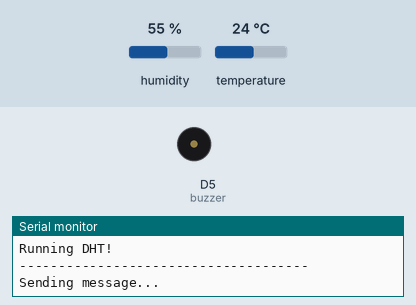
Simulated run of this sketch. Board: ESP8266 (NodeMCU). On the bench: buzzer (waves = sounding, pin HIGH), the last lines printed to the serial monitor. The test bench sets the inputs (shaded band); at power-on: temperature 24 °C, humidity 55 %. WiFi joins after 1.5 s; servers stay silent unless stated; the modem accepts every AT command (registered, SIM ready, sends succeed) and sends nothing else.

Above: at 3.7 s.
3.8 s: temperature set to 15.5 °C
6.8 s: temperature set to 14.3 °C
At 8.6 s:
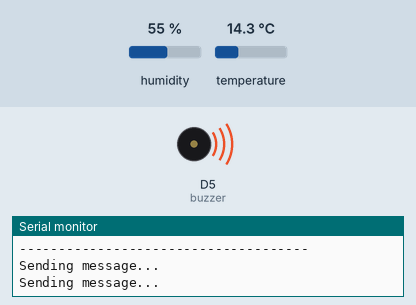
9.6 s: temperature set to 19 °C
At 11.2 s:
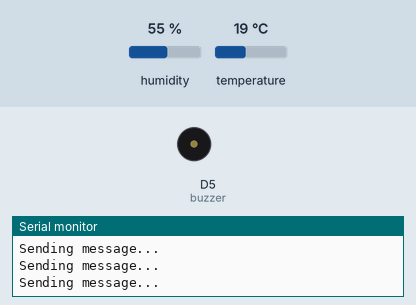
15.8 s: temperature set to 12 °C
At 16.7 s:
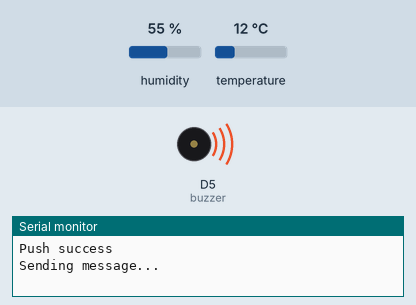
Timing chart, 0 to 18.8 s (numbered marks = the images above; inputs shaded):
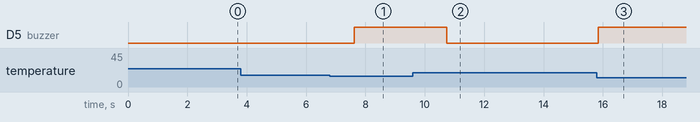

The sketch:

FirebaseDemo_ESP8266_revised.ino
```cpp
#include <SoftwareSerial.h>
#include <ESP8266WiFi.h>
#include <FirebaseArduino.h>
#include "DHT.h"

// Set these to run example.
#define FIREBASE_HOST "insulin-room.firebaseio.com"
#define FIREBASE_AUTH "DTOqh9EgYLeFXCJuMaTK2zPjwgwKNwv2QAoPoRzl"
#define WIFI_SSID "wifi"
#define WIFI_PASSWORD "88888888"
#define DHTPIN D1     // what digital pin the DHT22 is conected to
#define DHTTYPE DHT22   // there are multiple kinds of DHT sensors
#define PIN_TX D7
#define PIN_RX D8

int n = 0;
int count = 0;
String messageToSend = "";
int buzzer = D5;

unsigned long previousTimeSystem = 0;
unsigned long sendInterval = 15000;
bool isSend = true;
bool isSendStable = true;

DHT dht(DHTPIN, DHTTYPE);
SoftwareSerial mySerial(PIN_TX,PIN_RX);


typedef struct {
  float temp, humi, heat;
} SensorData;

void setup() {
  Serial.begin(115200);
  mySerial.begin(115200);
  pinMode(buzzer, OUTPUT);
  //initialze gsm
  while(!mySerial.available()){
      mySerial.println("AT");
      delay(1000);
      Serial.println("connecting....");
  }
  Serial.println("GSM init success");
  // connect to wifi.
  WiFi.begin(WIFI_SSID, WIFI_PASSWORD);
  Serial.print("connecting");
  while (WiFi.status() != WL_CONNECTED) {
    Serial.print(".");
    delay(500);
    count++;
    if(count == 10){
      break;
    }
  }
  Serial.println();
  if(WiFi.status() != WL_CONNECTED){
    Serial.println("Wifi Unavailable.");
  }else{
    Serial.print("connected: ");
    Serial.println(WiFi.localIP());
    Firebase.begin(FIREBASE_HOST, FIREBASE_AUTH);
  }


  Serial.println("Device Started");
  Serial.println("-------------------------------------");
  Serial.println("Running DHT!");
  Serial.println("-------------------------------------");
}


void loop() {

 SensorData sensorData = read_sensor();

 if (sensorData.temp > 0){
    sendToFire(sensorData);
 }

 if(sensorData.temp >= 25  || sensorData.temp <= 15){
    isSendStable = true;
    digitalWrite(buzzer, HIGH);
    if(isSend == true){
      messageToSend = "Temperature reached " + String(sensorData.temp) + " Degree Celcius. Please adjust Accordingly.";
      isSend = false;
      sendMessage();
    }
  }else{
    isSend = true;
    digitalWrite(buzzer, LOW);
    if(isSendStable == true){
      messageToSend = "Temperature stabilized. Current Temperature is " + String(sensorData.temp) + " Degree Celcius.";
      isSendStable = false;
      sendMessage();
    }
  }
}

void sendMessage()
{
  Serial.println("Sending message...");
  mySerial.println("AT+CMGF=1");
  delay(1000);
  mySerial.println("AT+CMGS=\"+639179309392\"\r");
  delay(1000);
  mySerial.println(messageToSend);
  delay(100);
  mySerial.println((char)26);
  delay(1000);
}


void sendToFire(SensorData data){

  unsigned long currentTimeSystem = millis();
  if(currentTimeSystem - previousTimeSystem >= sendInterval){
    previousTimeSystem = currentTimeSystem;

    Serial.print("Humidity: ");
    Serial.print(data.humi);
    Serial.print(" %\t");
    Serial.print("Temperature: ");
    Serial.print(data.temp);
    Serial.print(" *C ");
    Serial.print("Heat index: ");
    Serial.println(data.heat);

    DynamicJsonBuffer jsonBuffer;
    ;

    if(isnan(data.temp)) {
      Serial.println("Failed to read from DHT sensor!");
      return;
    }

    // Push to Firebase
    JsonObject& temperatureObject = jsonBuffer.createObject();
  //  JsonObject& humid = temperatureObject.createNestedObject("humi");
  //  JsonObject& heatIn = temperatureObject.createNestedObject("heat");
    JsonObject& tempTime = temperatureObject.createNestedObject("timestamp");
    temperatureObject["temp"] = data.temp;
    temperatureObject["humi"] = data.humi;
    temperatureObject["heat"] = data.heat;
    tempTime[".sv"] = "timestamp";
    Firebase.push("temperature", temperatureObject);
    // handle error
    if (Firebase.failed()) {
        Serial.print("pushing /temperature failed:");
        Serial.println(Firebase.error());
        return;
    }

    Serial.println("Push success");
  }
}


SensorData read_sensor() {

    SensorData sensorData;
    // Reading temperature or humidity takes about 250 milliseconds!
    // Sensor readings may also be up to 2 seconds 'old' (its a very slow sensor)
    float humi = dht.readHumidity();
    // Read temperature as Celsius (the default)
    float temp = dht.readTemperature();
    // Read temperature as Fahrenheit (isFahrenheit = true)
    float f = dht.readTemperature(true);

    // Check if any reads failed and exit early (to try again).
    if (isnan(humi) || isnan(temp) || isnan(f)) {
      Serial.println("Failed to read from DHT sensor!");
      return {0, 0, 0};
    }

    // Compute heat index in Fahrenheit (the default)
    float hif = dht.computeHeatIndex(f, humi);
    // Compute heat index in Celsius (isFahreheit = false)
    float hic = dht.computeHeatIndex(temp, humi, false);

//    Serial.print("Humidity: ");
//    Serial.print(humi);
//    Serial.print(" %\t");
//    Serial.print("Temperature: ");
//    Serial.print(temp);
//    Serial.print(" *C ");
//    Serial.print(f);
//    Serial.print(" *F\t");
//    Serial.print("Heat index: ");
//    Serial.print(hic);
//    Serial.print(" *C ");
//    Serial.print(hif);
//    Serial.println(" *F");

    sensorData.temp = temp;
    sensorData.humi = humi;
    sensorData.heat = hic;

  return sensorData;
}
```

Measured:
- the behaviour switches between 15.1 and 15 °C on temperature (found by bisection; images 0 and 1)
- after the input at 3.8 s, every drawn part: stays the same
- after the input at 6.8 s, D5 (buzzer): LOW → HIGH after 0.83 s
- after the input at 9.6 s, D5 (buzzer): HIGH → LOW after 1.1 s
- after the input at 15.8 s, D5 (buzzer): LOW → HIGH at once
